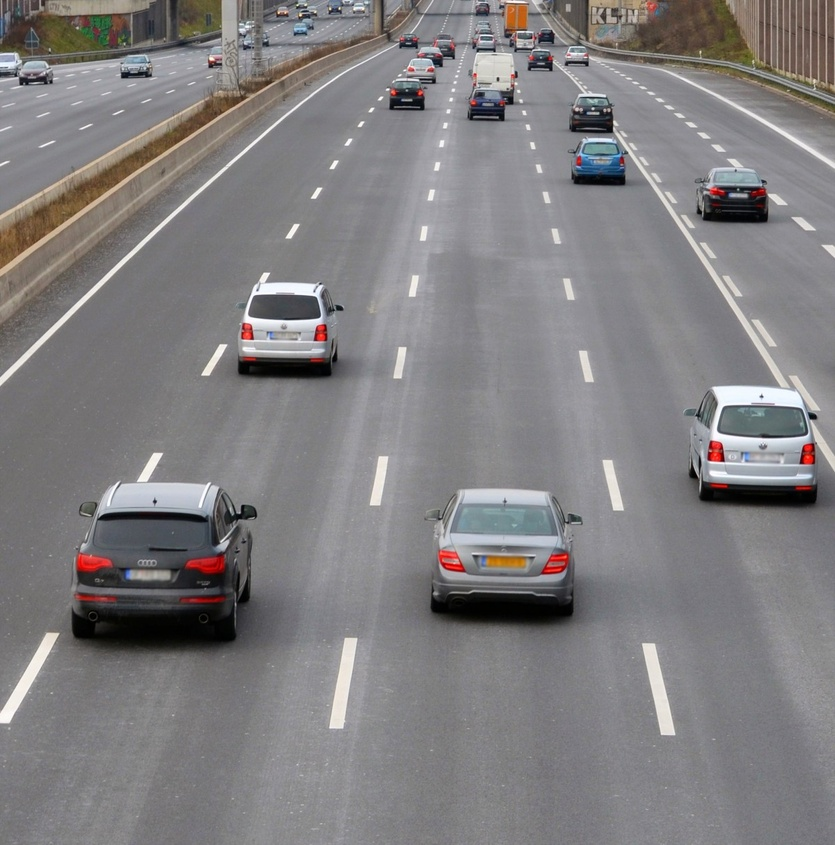
#> input picture cars_highway.jpg, 835 x 845 px, shrunk from 1200 x 1214 before the run
$ jupyter execute 'Data Annotation Tool.ipynb'
#> lines starting #> are read from the running program, lines starting #| are printed output that depends on the picture; after the words box and inside, x2 and y2 are one past the last pixel; in counts of white or black regions, pixels touching at a corner belong together
[cell 1]
# [56 lines of commented-out code are left out]

# Draw square - object detection
x1,y1 ------<br/>
|&nbsp; &nbsp; &nbsp; &nbsp; &nbsp; &nbsp; &nbsp; &nbsp; &nbsp; &nbsp; |<br/>
|&nbsp; &nbsp; &nbsp; &nbsp; &nbsp; &nbsp; &nbsp; &nbsp; &nbsp; &nbsp; |<br/>
|&nbsp; &nbsp; &nbsp; &nbsp; &nbsp; &nbsp; &nbsp; &nbsp; &nbsp; &nbsp; |<br/>
-------------x2,y2

[cell 2]
import cv2
img = cv2.imread('cars_highway.jpg')
#> img is the input picture: shape (845, 835, 3); mean B, G, R 128.4, 126.9, 129.1
target_img = img.copy()

gray = cv2.cvtColor(img, cv2.COLOR_BGR2GRAY)
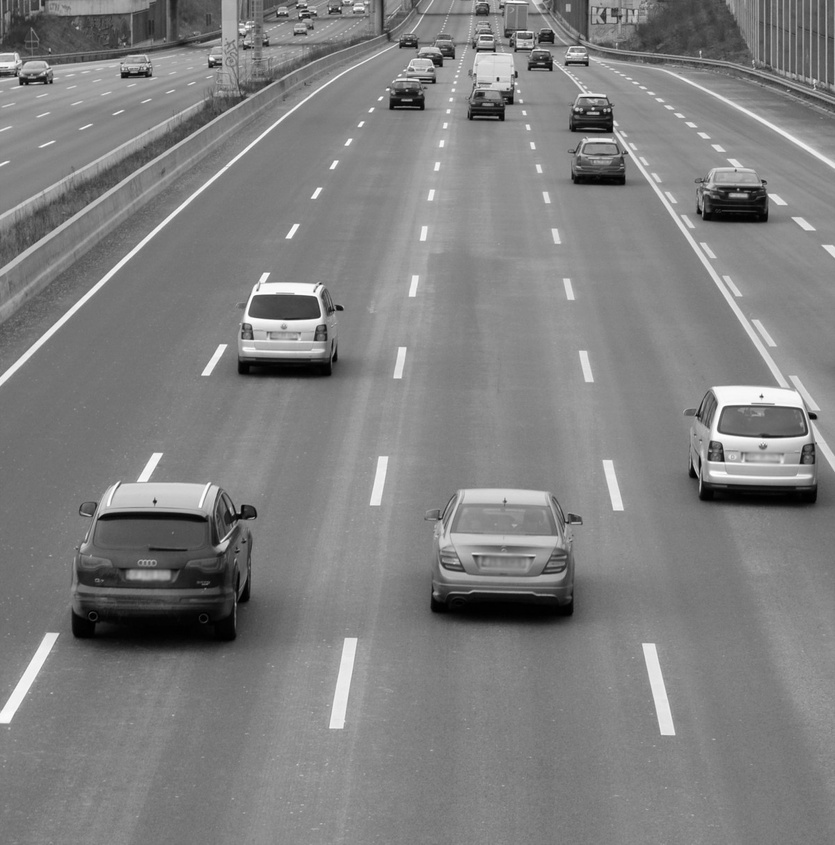
#> gray: shape (845, 835); min 0, max 255, mean 127.7
ret, otsu = cv2.threshold(gray,-1, 255, cv2.THRESH_BINARY | cv2.THRESH_OTSU)
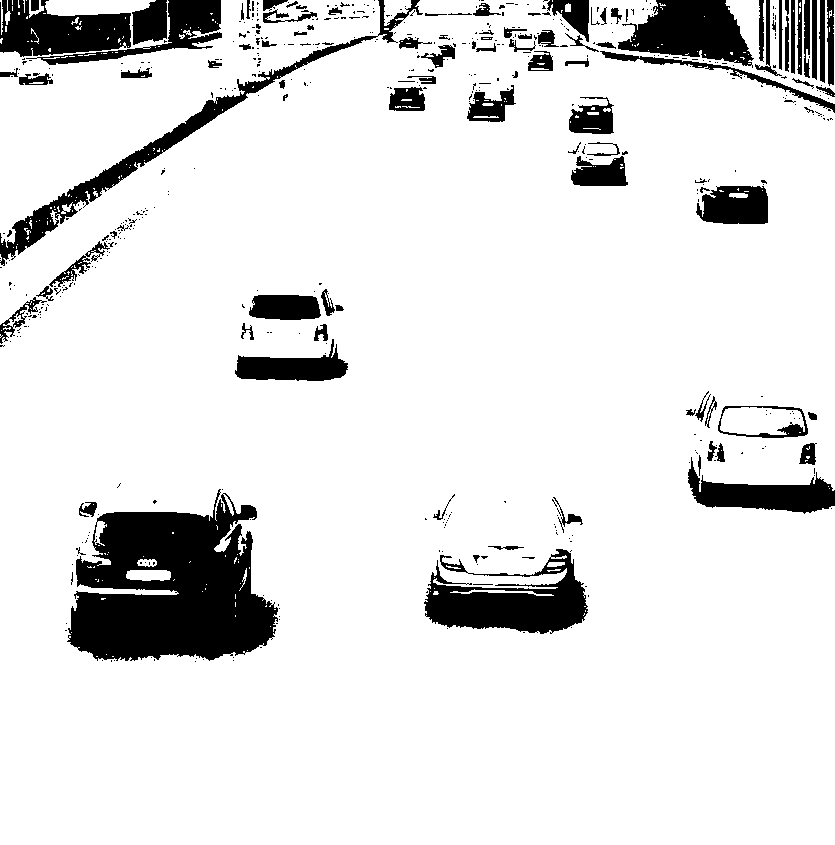
#> otsu: shape (845, 835); 88.5% white; 548 black regions (444 under 20 px)
#> ret = 98
contours, hierarchy = cv2.findContours(otsu, cv2.RETR_LIST, cv2.CHAIN_APPROX_NONE)
#> contours = 963 contours, 829 with area under 20; largest, box (x1, y1, x2, y2) and area: (0, 0, 835, 845) 669492, (66, 488, 279, 662) 25314, (423, 548, 589, 635) 8050, (717, 405, 809, 439) 2670, (234, 338, 349, 382) 2634

COLOR = (0,200,0)

for cnt in contours:
    if cv2.contourArea(cnt) > 1000:
        x, y, width, height = cv2.boundingRect(cnt)
        cv2.rectangle(target_img,(x,y),(x+width,y+height),COLOR,2)
        for car in cnt:
            cv2.putText(target_img,'car',(x,y),cv2.FONT_HERSHEY_SIMPLEX,1,(0,0,0),2)
#> this loop made 963 passes
#> (x, y, width, height) on passes 105, 173, 220, 221, 238, 292, 451, 477, 542, 577, 956: (423, 548, 166, 87), (66, 488, 213, 174), (720, 407, 85, 28), (717, 405, 92, 34), (234, 338, 115, 44), (248, 294, 74, 27), (695, 185, 74, 40), (570, 155, 59, 32), (568, 96, 47, 39), (466, 84, 51, 39), (0, 0, 835, 845)
#> cnt on passes 1, 2, 3, 5, 6, 8: [[194, 661], [195, 660], [196, 661], [195, 662]], [[232, 660], [233, 659], [234, 660], [233, 661]], [[113, 660], [114, 659], [115, 660], [114, 661]], [[101, 660], [102, 659], [103, 660], [102, 661]], [[202, 659], [203, 658], [204, 659], [203, 660]], [[195, 658], [196, 657], [197, 658], [196, 659]]
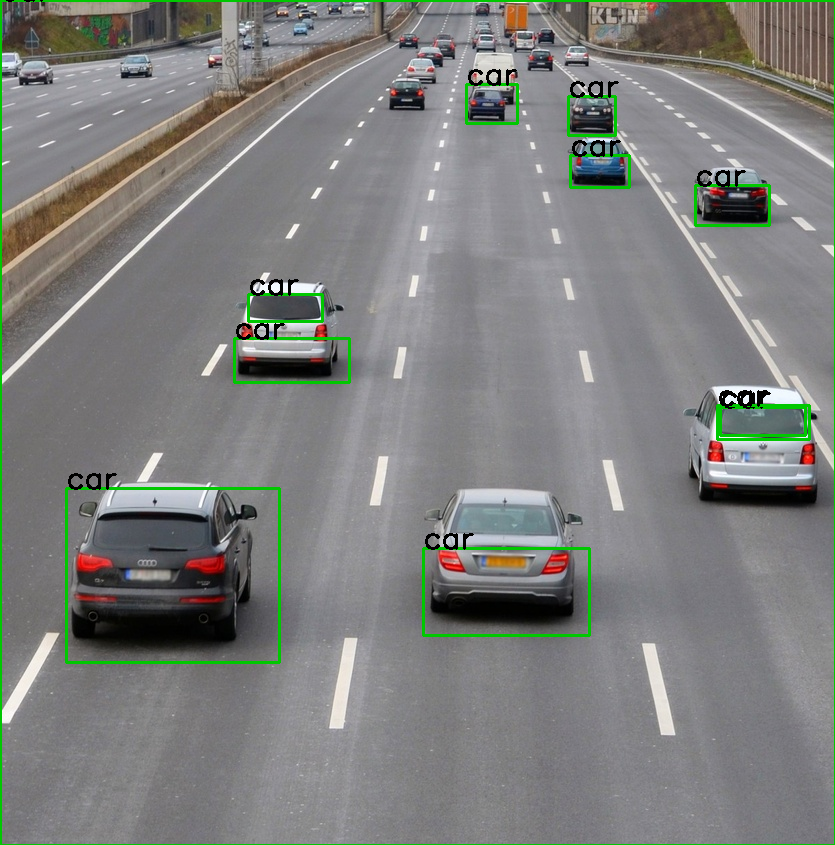
#> target_img: shape (845, 835, 3); 2.34% of pixels changed, all inside (x1, y1, x2, y2) = (0, 0, 835, 845)


cv2.imshow('BB',target_img)

cv2.waitKey(0)
cv2.destroyAllWindows()

$ run again, with cat-g764172d61_640.jpg copied over cars_highway.jpg
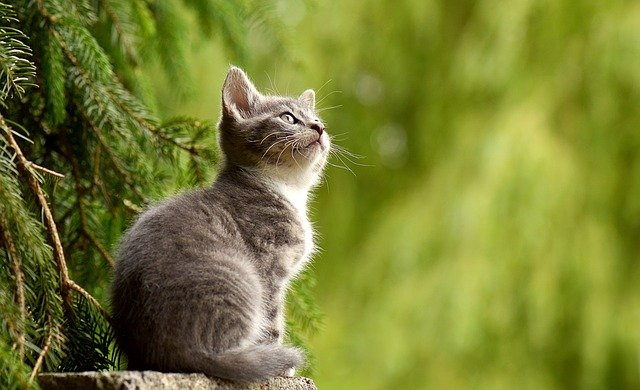
#> input picture cat-g764172d61_640.jpg, 640 x 390 px
#> img is the input picture: shape (390, 640, 3); mean B, G, R 50.4, 126.1, 119.4
#> `ret, otsu = cv2.threshold(gray,-1, 255, cv2.THRESH_BINARY | cv2.THRESH..`:
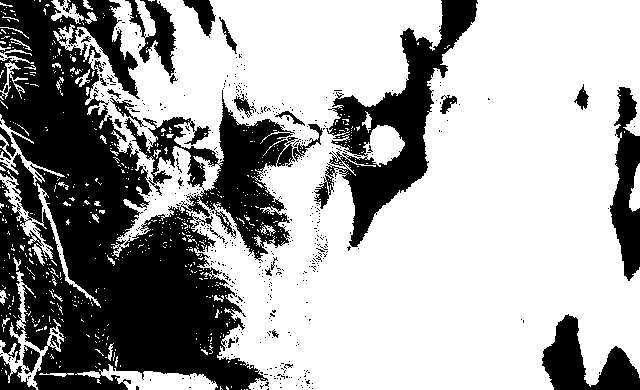
#> otsu: shape (390, 640); 64.5% white; 511 black regions (479 under 20 px)
#> ret = 103
#> contours = 1660 contours, 1592 with area under 20; largest, box (x1, y1, x2, y2) and area: (53, 0, 640, 390) 154598, (123, 116, 220, 188) 2574, (75, 364, 218, 390) 1594, (0, 271, 64, 390) 1513, (0, 170, 101, 308) 1292
#> the loop `for cnt in contours:` made 1660 passes
#> (x, y, width, height) on passes 89, 354, 1029, 1306, 1655: (75, 364, 143, 26), (0, 271, 64, 119), (0, 170, 101, 138), (123, 116, 97, 72), (53, 0, 587, 390)
#> after the loop `for cnt in contours:`:
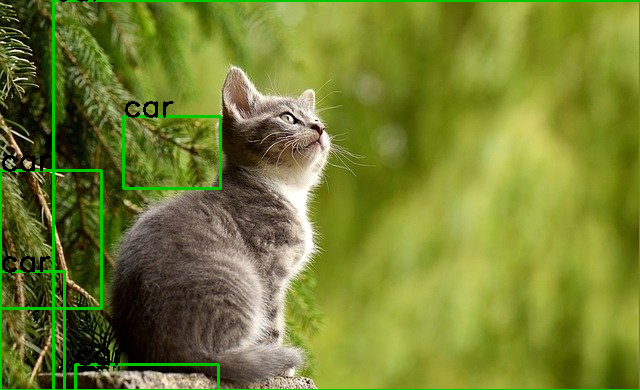
#> target_img: shape (390, 640, 3); 3.18% of pixels changed, all inside (x1, y1, x2, y2) = (0, 0, 640, 390)
